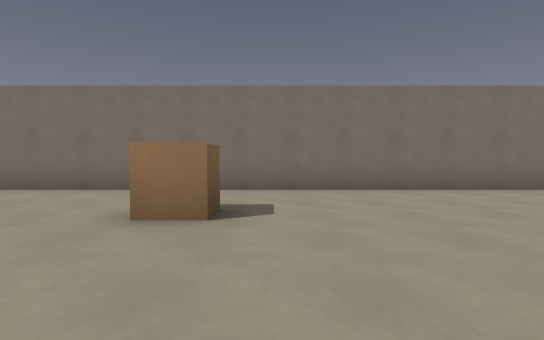
view 1 (above)

16 first-person views from a walk through a level from a Godot 3-D game. The camera is 1.2 m above the floor, tilts 2° down and sees 80° across. The floor is counted in squares, 2 m on a side. Each view is taken from the middle of a square. On the plan, view 1 faces up. The plan holds only what a view shows up to about 10 squares ahead; the rest is blank.

view 2
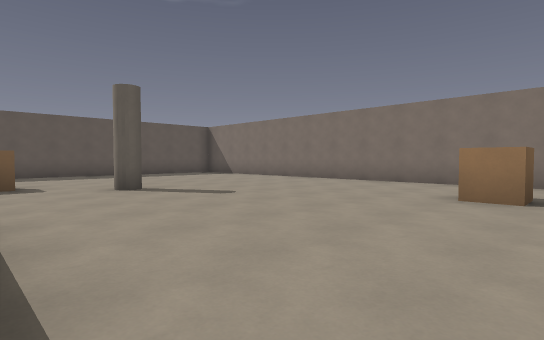

view 3
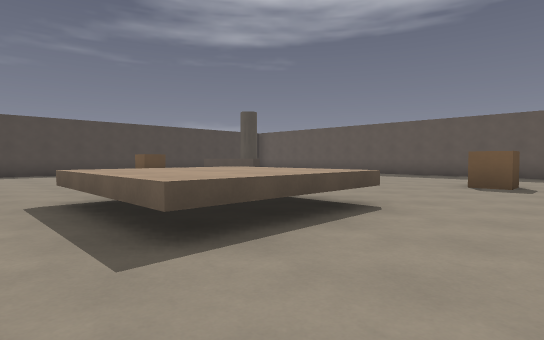

view 4
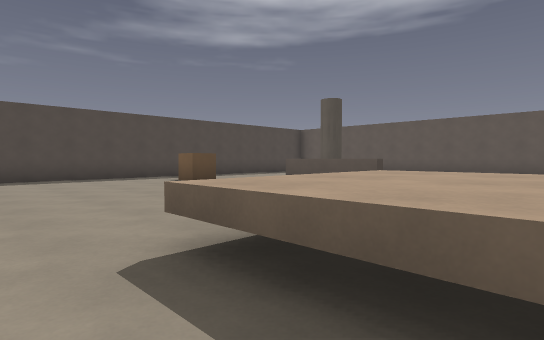

view 5
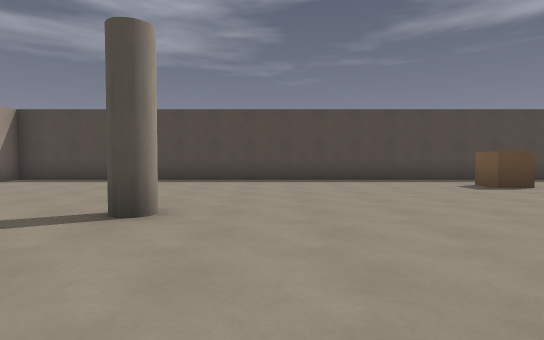

view 6
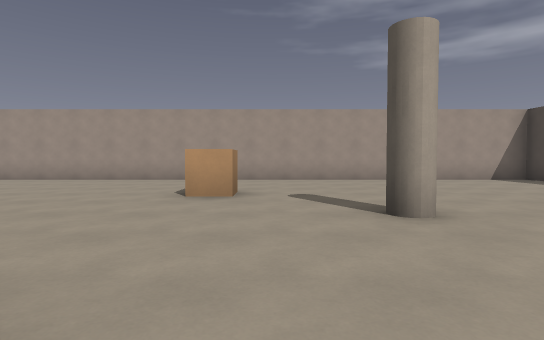

view 7
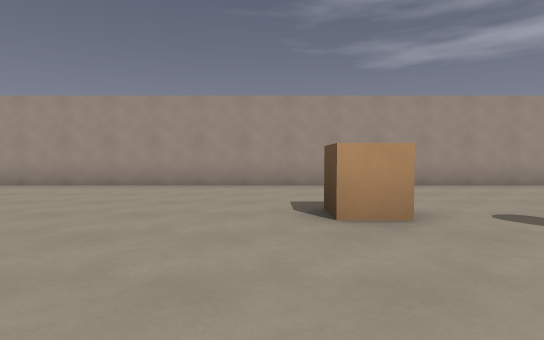

view 8
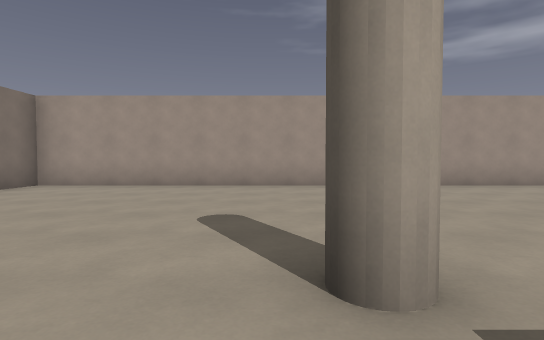

view 9
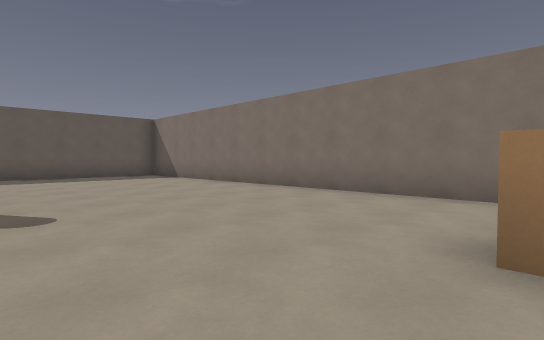

view 10
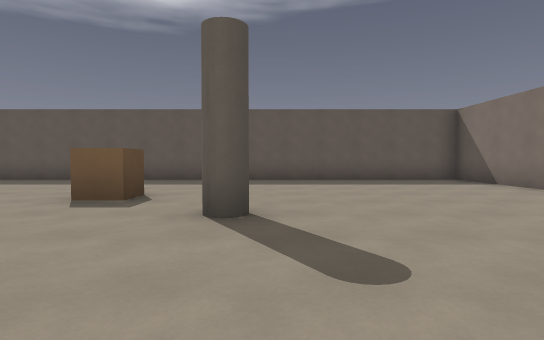

view 11
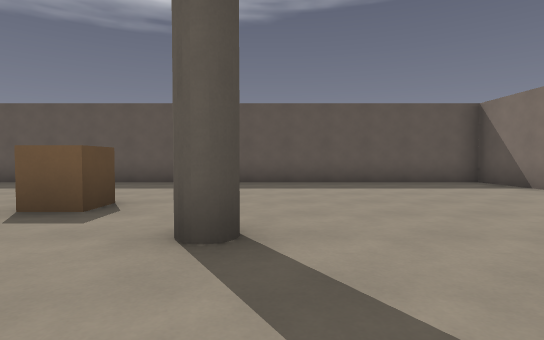

view 12
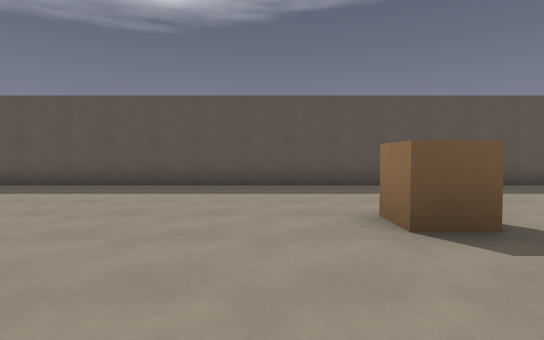

view 13
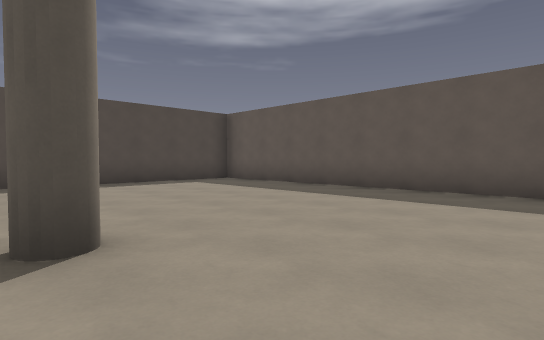

view 14
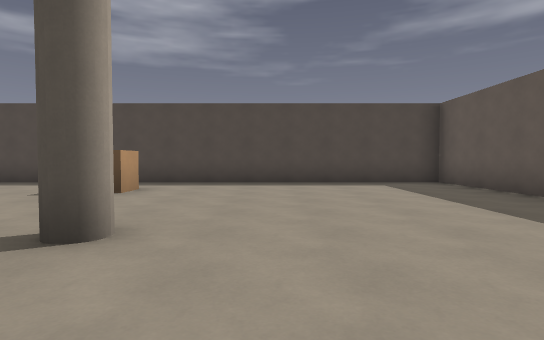

view 15
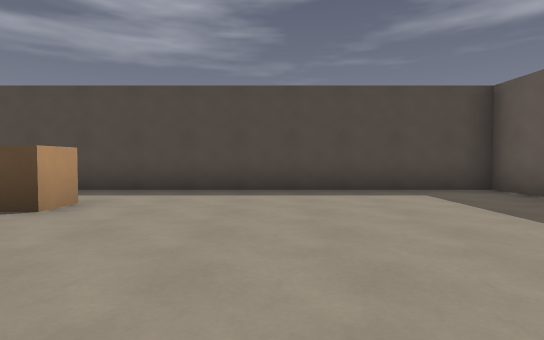

view 16
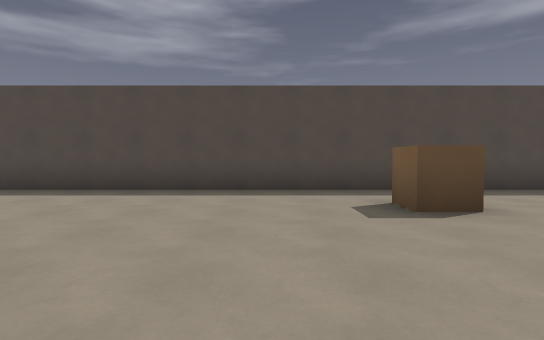

### Floor plan
Key: @ floor where view 1 was taken; # wall or solid block; . floor; ^ raised ledge; C crate.
Columns run from 13 left of view 1 to 8 right of it. Each row starts with its distance up from view 1.
  7 ######################
  6 #....................#
  5 #....................#
  4 #...........C........#
  3 #....................#
  2 #....................#
  1 #.....#..............#
  0 #............@#......#
 -1 #....C........ ......#
 -2 #........^^^^. ......#
 -3 #........^^^^........#
 -4 #....... ^^^^........#
 -5 #....... ^^^^...C....#
 -6 #.......^  ..........#
 -7 #.....#.^ ....#......#
 -8 #....................#
 -9 #....................#
-10 #....................#
-11 #.......C............#
-12 #....................#
-13 #................ ...#
-14 ######################

Positions as (right, up) in squares from view 1, and headings:
1: (0, 0), facing up
2: (0, -2), facing up-left
3: (0, 0), facing down-left
4: (0, -3), facing down-left
5: (0, -4), facing down
6: (-2, -6), facing right
7: (0, -4), facing right
8: (0, 1), facing right
9: (-1, 1), facing up-left
10: (-3, 1), facing left
11: (-4, 1), facing left
12: (-5, -3), facing left
13: (-6, -5), facing down-left
14: (-8, -5), facing down
15: (-8, -7), facing down
16: (-3, -7), facing down
